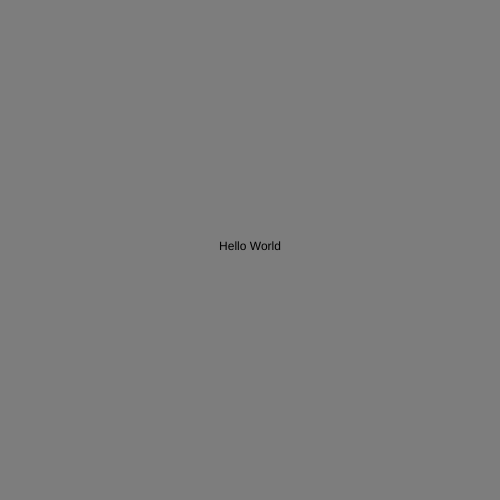
Frame 1 (no input)
Frame 60 (no input): identical to frame 1, image omitted
Frame 120 (the mouse pressed at the canvas centre since frame 60): identical to frame 1, image omitted

The p5.js sketch that drew this single still picture (run headless with seeded random() and noise() and a simulated clock; from frame 60 on, the mouse is pressed at the canvas centre):

// p5.js sketch
// ── sketch.js
function setup() {
  createCanvas(500, 500);
}

function draw() {
  background(125);
  textAlign(CENTER);
  text('Hello World', 250, 250);
}
